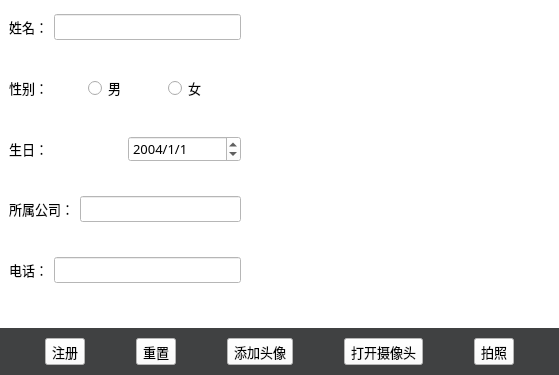
<?xml version="1.0" encoding="UTF-8"?>
<ui version="4.0">
 <class>addUser</class>
 <widget class="QWidget" name="addUser">
  <property name="geometry">
   <rect>
    <x>0</x>
    <y>0</y>
    <width>559</width>
    <height>375</height>
   </rect>
  </property>
  <property name="sizePolicy">
   <sizepolicy hsizetype="Fixed" vsizetype="Fixed">
    <horstretch>0</horstretch>
    <verstretch>0</verstretch>
   </sizepolicy>
  </property>
  <property name="minimumSize">
   <size>
    <width>559</width>
    <height>375</height>
   </size>
  </property>
  <property name="maximumSize">
   <size>
    <width>559</width>
    <height>375</height>
   </size>
  </property>
  <property name="font">
   <font>
    <family>方正姚体</family>
    <pointsize>10</pointsize>
   </font>
  </property>
  <property name="windowTitle">
   <string>注册</string>
  </property>
  <property name="windowIcon">
   <iconset resource="images/img.qrc">
    <normaloff>:/zhuce.svg</normaloff>:/zhuce.svg</iconset>
  </property>
  <property name="autoFillBackground">
   <bool>true</bool>
  </property>
  <property name="styleSheet">
   <string notr="true">background-color: rgb(255, 255, 255);</string>
  </property>
  <layout class="QGridLayout" name="gridLayout_10">
   <property name="leftMargin">
    <number>0</number>
   </property>
   <property name="topMargin">
    <number>0</number>
   </property>
   <property name="rightMargin">
    <number>0</number>
   </property>
   <property name="bottomMargin">
    <number>0</number>
   </property>
   <item row="0" column="0">
    <widget class="QWidget" name="widget_9" native="true">
     <layout class="QGridLayout" name="gridLayout_9">
      <property name="leftMargin">
       <number>0</number>
      </property>
      <property name="topMargin">
       <number>0</number>
      </property>
      <property name="rightMargin">
       <number>0</number>
      </property>
      <property name="bottomMargin">
       <number>0</number>
      </property>
      <item row="0" column="2">
       <widget class="QWidget" name="widget_2" native="true">
        <property name="sizePolicy">
         <sizepolicy hsizetype="Expanding" vsizetype="Expanding">
          <horstretch>0</horstretch>
          <verstretch>0</verstretch>
         </sizepolicy>
        </property>
        <property name="maximumSize">
         <size>
          <width>16777215</width>
          <height>16777215</height>
         </size>
        </property>
        <layout class="QGridLayout" name="gridLayout_8">
         <item row="0" column="0">
          <widget class="QLabel" name="picLb">
           <property name="sizePolicy">
            <sizepolicy hsizetype="Expanding" vsizetype="Expanding">
             <horstretch>0</horstretch>
             <verstretch>0</verstretch>
            </sizepolicy>
           </property>
           <property name="text">
            <string/>
           </property>
           <property name="pixmap">
            <pixmap resource="images/img.qrc">:/facelogo.svg</pixmap>
           </property>
           <property name="alignment">
            <set>Qt::AlignCenter</set>
           </property>
          </widget>
         </item>
        </layout>
       </widget>
      </item>
      <item row="0" column="0">
       <widget class="QWidget" name="widget" native="true">
        <property name="maximumSize">
         <size>
          <width>250</width>
          <height>16777215</height>
         </size>
        </property>
        <layout class="QGridLayout" name="gridLayout_6">
         <property name="leftMargin">
          <number>0</number>
         </property>
         <property name="topMargin">
          <number>0</number>
         </property>
         <property name="rightMargin">
          <number>0</number>
         </property>
         <property name="bottomMargin">
          <number>0</number>
         </property>
         <item row="0" column="0">
          <widget class="QWidget" name="widget_3" native="true">
           <layout class="QGridLayout" name="gridLayout">
            <item row="0" column="0">
             <widget class="QLabel" name="label">
              <property name="text">
               <string>姓名：</string>
              </property>
             </widget>
            </item>
            <item row="0" column="1">
             <widget class="QLineEdit" name="nameEdit"/>
            </item>
           </layout>
          </widget>
         </item>
         <item row="1" column="0">
          <widget class="QWidget" name="widget_4" native="true">
           <layout class="QGridLayout" name="gridLayout_2">
            <item row="0" column="0">
             <widget class="QLabel" name="label_2">
              <property name="text">
               <string>性别：</string>
              </property>
             </widget>
            </item>
            <item row="0" column="1">
             <widget class="QRadioButton" name="man">
              <property name="text">
               <string>男</string>
              </property>
             </widget>
            </item>
            <item row="0" column="2">
             <widget class="QRadioButton" name="woman">
              <property name="text">
               <string>女</string>
              </property>
             </widget>
            </item>
           </layout>
          </widget>
         </item>
         <item row="2" column="0">
          <widget class="QWidget" name="widget_5" native="true">
           <layout class="QGridLayout" name="gridLayout_3">
            <item row="0" column="0">
             <widget class="QLabel" name="label_3">
              <property name="text">
               <string>生日：</string>
              </property>
             </widget>
            </item>
            <item row="0" column="1">
             <widget class="QDateEdit" name="birthEdit">
              <property name="dateTime">
               <datetime>
                <hour>0</hour>
                <minute>0</minute>
                <second>0</second>
                <year>2004</year>
                <month>1</month>
                <day>1</day>
               </datetime>
              </property>
              <property name="displayFormat">
               <string>yyyy/M/d</string>
              </property>
              <property name="date">
               <date>
                <year>2004</year>
                <month>1</month>
                <day>1</day>
               </date>
              </property>
             </widget>
            </item>
           </layout>
          </widget>
         </item>
         <item row="3" column="0">
          <widget class="QWidget" name="widget_6" native="true">
           <layout class="QGridLayout" name="gridLayout_4">
            <item row="0" column="0">
             <widget class="QLabel" name="label_4">
              <property name="text">
               <string>所属公司：</string>
              </property>
             </widget>
            </item>
            <item row="0" column="1">
             <widget class="QLineEdit" name="compy"/>
            </item>
           </layout>
          </widget>
         </item>
         <item row="4" column="0">
          <widget class="QWidget" name="widget_7" native="true">
           <layout class="QGridLayout" name="gridLayout_5">
            <item row="0" column="0">
             <widget class="QLabel" name="label_5">
              <property name="text">
               <string>电话：</string>
              </property>
             </widget>
            </item>
            <item row="0" column="1">
             <widget class="QLineEdit" name="phone"/>
            </item>
           </layout>
          </widget>
         </item>
        </layout>
       </widget>
      </item>
      <item row="1" column="1" colspan="2">
       <widget class="QLabel" name="picfilepath">
        <property name="sizePolicy">
         <sizepolicy hsizetype="Preferred" vsizetype="Fixed">
          <horstretch>0</horstretch>
          <verstretch>0</verstretch>
         </sizepolicy>
        </property>
        <property name="text">
         <string/>
        </property>
       </widget>
      </item>
     </layout>
    </widget>
   </item>
   <item row="1" column="0">
    <widget class="QWidget" name="widget_8" native="true">
     <property name="maximumSize">
      <size>
       <width>16777215</width>
       <height>50</height>
      </size>
     </property>
     <property name="styleSheet">
      <string notr="true">background-color: rgb(64, 65, 66);</string>
     </property>
     <layout class="QGridLayout" name="gridLayout_7">
      <property name="leftMargin">
       <number>0</number>
      </property>
      <property name="topMargin">
       <number>10</number>
      </property>
      <property name="rightMargin">
       <number>0</number>
      </property>
      <property name="bottomMargin">
       <number>10</number>
      </property>
      <item row="0" column="3">
       <widget class="QToolButton" name="cameraBt">
        <property name="styleSheet">
         <string notr="true">background-color: rgb(255, 255, 255);</string>
        </property>
        <property name="text">
         <string>打开摄像头</string>
        </property>
       </widget>
      </item>
      <item row="0" column="1">
       <widget class="QToolButton" name="resetBt">
        <property name="styleSheet">
         <string notr="true">background-color: rgb(255, 255, 255);</string>
        </property>
        <property name="text">
         <string>重置</string>
        </property>
       </widget>
      </item>
      <item row="0" column="4">
       <widget class="QToolButton" name="photoBt">
        <property name="styleSheet">
         <string notr="true">background-color: rgb(255, 255, 255);</string>
        </property>
        <property name="text">
         <string>拍照</string>
        </property>
       </widget>
      </item>
      <item row="0" column="0">
       <widget class="QToolButton" name="registerBt">
        <property name="styleSheet">
         <string notr="true">background-color: rgb(255, 255, 255);</string>
        </property>
        <property name="text">
         <string>注册</string>
        </property>
        <property name="iconSize">
         <size>
          <width>50</width>
          <height>50</height>
         </size>
        </property>
       </widget>
      </item>
      <item row="0" column="2">
       <widget class="QToolButton" name="addphoto">
        <property name="styleSheet">
         <string notr="true">background-color: rgb(255, 255, 255);</string>
        </property>
        <property name="text">
         <string>添加头像</string>
        </property>
       </widget>
      </item>
     </layout>
    </widget>
   </item>
  </layout>
 </widget>
 <resources>
  <include location="images/img.qrc"/>
 </resources>
 <connections/>
</ui>
